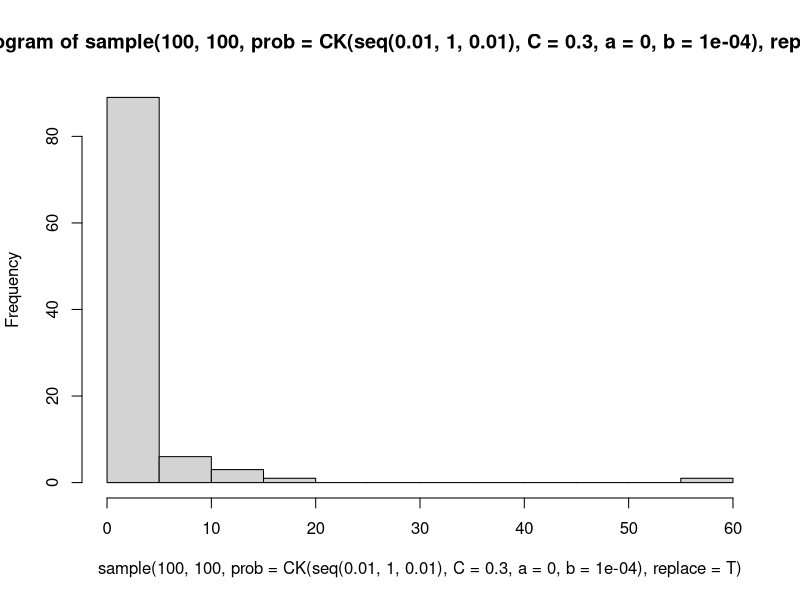

Here is the R script that generated this plot:
##Developed by csdambros in 07May2012

#_______________WRAP TORUS

wrap=function(a,b,dim){((a-1+b+dim)%%dim)+1}

#_______________NEIGHBORS


#__Moore neighborhood function

neighbors=function(map,select,dim){

af<-wrap(select,1,dim)
be<-wrap(select,-1,dim)

neighborhood=matrix(NA,nrow(select),8)

for(i in 1:nrow(select)){
neighborhood[i,]<-map[c(be[i,1],be[i,1],be[i,1],select[i,1],select[i,1],af[i,1],af[i,1],af[i,1])+
(c(af[i,2],select[i,2],be[i,2],be[i,2],af[i,2],be[i,2],select[i,2],af[i,2])-1)*dim]
}
neighborhood}

#__Neighbors in distance (including Moore neighborhood, dist=1)

neighborsdist=function(map,select,dist=1,dim){

neighborhood=list()

for(i in 1:nrow(select)){

disti=dist[(i-1)%%(length(dist))+1]

lins=wrap(select[i,1],(-(disti):(disti)),dim)
cols=wrap(select[i,2],c(-disti,disti),dim)
colsleft=wrap(select[i,2],(-(disti-1):(disti-1)),dim)
linsleft=wrap(select[i,1],c(-disti,disti),dim)

neighborhood[[i]]<-map[c((lins+(cols[1]-1)*dim),
(lins+(cols[2]-1)*dim),
(linsleft[1]+(colsleft-1)*dim),
(linsleft[2]+(colsleft-1)*dim))]

}
neighborhood}


#neighborsdist(community,rbind(lin,col),1,dim)


#__DISPERSION PROBABILITY FUNCTIONS


CK=function(x,C,a,b){C*(a^x+(b^2)/(x^2+b^2))}

hist(sample(100,100,prob=CK(seq(0.01,1,.01),C=0.3,a=0,b=0.0001),replace=T))

seq(0.01,1,(1-0.01)/(100-1))


###########################################################################
#__________________________________________________________________________




#__PROPER FUNCTION TO EVOLVE THE COMMUNITY

evolveCommunity=function(community,deathrate=1,speciationrate=0,
migrationrate=0,ngenerations=100,dispersionFUN=CK,FUNparameters=list(C=0.3,a=0,b=0.0001),
metacommunity=community,totalmetacommunity=metacommunity){

dispersionFUN=match.fun(dispersionFUN)
dim=ncol(community)
phylogeny=paste('(',paste(levels(factor(community)),'s',sep='',collapse=','),')',sep='')

#FUNparameters=list(C=0.3,a=0,b=0.0001)

#match.arg(names(formals(CK)),names(FUNparameters),several.ok=T)

#FUNparameters$x=seq(0.01,1,(1-0.01)/(dim-1))*dim
FUNparameters$x=1:dim


prob=do.call(dispersionFUN,FUNparameters)
par(mfrow=c(2,2))
#plot(1:dim,prob,type='o')
hist(sample(dim,1000,prob=prob,replace=T),0:dim)
image(community)

if (deathrate>=1){

	ndie=deathrate
}else{
	
	ndie=round(deathrate*(dim^2))
}


for (i in 1:ngenerations){

select1=sample(dim^2,ndie)
distcolonizer=sample(dim,ndie,prob=prob,replace=T)
#distcolonizer=1
lin=((select1-1)%%dim)+1
col=1+(select1-lin)/dim

#Determine the neighbors of each vacant spot in each distance
neighborhood=neighborsdist(community,cbind(lin,col),distcolonizer,dim)

#Decide which one of the neighbors will be selected (sequential number) 
sampleneighbor=ceiling(runif(ndie)*(distcolonizer*8))

#A smart way to avoid the 'for' loop here (select the sampled neighbor). It is amazingly fast!!!
#Based on sampleneighbor, select the individual from the neighborhood (identify the species)

colonizer=unlist(neighborhood)[sampleneighbor+cumsum(c(0,distcolonizer*8))[1:ndie]]

speciatemigrate=runif(ndie)

#old=paste((community[select1])[speciatemigrate<speciationrate],'s',sep='')
#new=paste((1:sum(speciatemigrate<speciationrate))+(max(c(community,metacommunity))),'s',sep='')

#facold=levels(factor(old))

#for(j in facold){
#newsps=paste('(',paste(c(j,new[old==j]),collapse=','),')',sep='')
#phylogeny=gsub(j,newsps,phylogeny)
#}

#WARNING: Metacommunity and totalmetacommunity temporarily unimplemented

colonizer[speciatemigrate<speciationrate]=1:sum(speciatemigrate<speciationrate)+(max(totalmetacommunity))
colonizer[speciatemigrate>(1-migrationrate)]=sample(metacommunity,sum(speciatemigrate>(1-migrationrate)),replace=T)

community[select1]=colonizer

totalmetacommunity=max(max(totalmetacommunity),max(community))

}
image(community)
hist(community,0:max(community))

evolve=list(
#phylo=phylogeny,
community=community)
#return(evolve)
#c(sampleneighbor,prob,distcolonizer,colonizer,neighborhood,select1)
}

#########################################
#########################################











